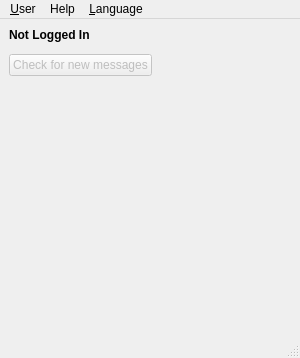
<?xml version="1.0" encoding="UTF-8"?>
<ui version="4.0">
 <class>MainWindow</class>
 <widget class="QMainWindow" name="MainWindow">
  <property name="geometry">
   <rect>
    <x>0</x>
    <y>0</y>
    <width>300</width>
    <height>358</height>
   </rect>
  </property>
  <property name="sizePolicy">
   <sizepolicy hsizetype="Fixed" vsizetype="MinimumExpanding">
    <horstretch>0</horstretch>
    <verstretch>0</verstretch>
   </sizepolicy>
  </property>
  <property name="windowTitle">
   <string>MainWindow</string>
  </property>
  <property name="toolButtonStyle">
   <enum>Qt::ToolButtonIconOnly</enum>
  </property>
  <property name="tabShape">
   <enum>QTabWidget::Rounded</enum>
  </property>
  <widget class="QWidget" name="centralwidget">
   <layout class="QFormLayout" name="formLayout">
    <item row="0" column="0">
     <layout class="QHBoxLayout" name="horizontalLayout_2">
      <item>
       <widget class="QLabel" name="label_name">
        <property name="font">
         <font>
          <weight>75</weight>
          <bold>true</bold>
         </font>
        </property>
        <property name="text">
         <string>Not Logged In</string>
        </property>
       </widget>
      </item>
      <item>
       <widget class="QLabel" name="Name">
        <property name="text">
         <string/>
        </property>
       </widget>
      </item>
     </layout>
    </item>
    <item row="2" column="0">
     <widget class="QPushButton" name="GetButton">
      <property name="enabled">
       <bool>false</bool>
      </property>
      <property name="text">
       <string>Check for new messages</string>
      </property>
      <property name="flat">
       <bool>false</bool>
      </property>
     </widget>
    </item>
    <item row="1" column="0" colspan="2">
     <widget class="QWidget" name="widget" native="true">
      <property name="minimumSize">
       <size>
        <width>200</width>
        <height>0</height>
       </size>
      </property>
     </widget>
    </item>
   </layout>
  </widget>
  <widget class="QMenuBar" name="menubar">
   <property name="geometry">
    <rect>
     <x>0</x>
     <y>0</y>
     <width>300</width>
     <height>22</height>
    </rect>
   </property>
   <widget class="QMenu" name="menuUser">
    <property name="title">
     <string>&amp;User</string>
    </property>
    <addaction name="actionLogin"/>
    <addaction name="actionLogout"/>
   </widget>
   <widget class="QMenu" name="menuHelp">
    <property name="title">
     <string>Help</string>
    </property>
    <addaction name="actionAbout"/>
   </widget>
   <widget class="QMenu" name="menuLanguage">
    <property name="minimumSize">
     <size>
      <width>0</width>
      <height>0</height>
     </size>
    </property>
    <property name="title">
     <string>&amp;Language</string>
    </property>
    <addaction name="actionEn"/>
    <addaction name="actionRu"/>
   </widget>
   <addaction name="menuUser"/>
   <addaction name="menuHelp"/>
   <addaction name="menuLanguage"/>
  </widget>
  <widget class="QStatusBar" name="statusbar"/>
  <action name="actionAbout">
   <property name="text">
    <string>&amp;About...</string>
   </property>
  </action>
  <action name="actionAbout_Qt_5">
   <property name="text">
    <string>About &amp;Qt 5...</string>
   </property>
   <property name="menuRole">
    <enum>QAction::AboutQtRole</enum>
   </property>
  </action>
  <action name="actionLogin">
   <property name="text">
    <string>&amp;Login</string>
   </property>
  </action>
  <action name="actionLogout">
   <property name="text">
    <string>L&amp;ogout</string>
   </property>
  </action>
  <action name="actionEn">
   <property name="text">
    <string>&amp;En</string>
   </property>
  </action>
  <action name="actionRu">
   <property name="text">
    <string>Ru</string>
   </property>
  </action>
 </widget>
 <resources/>
 <connections/>
</ui>
